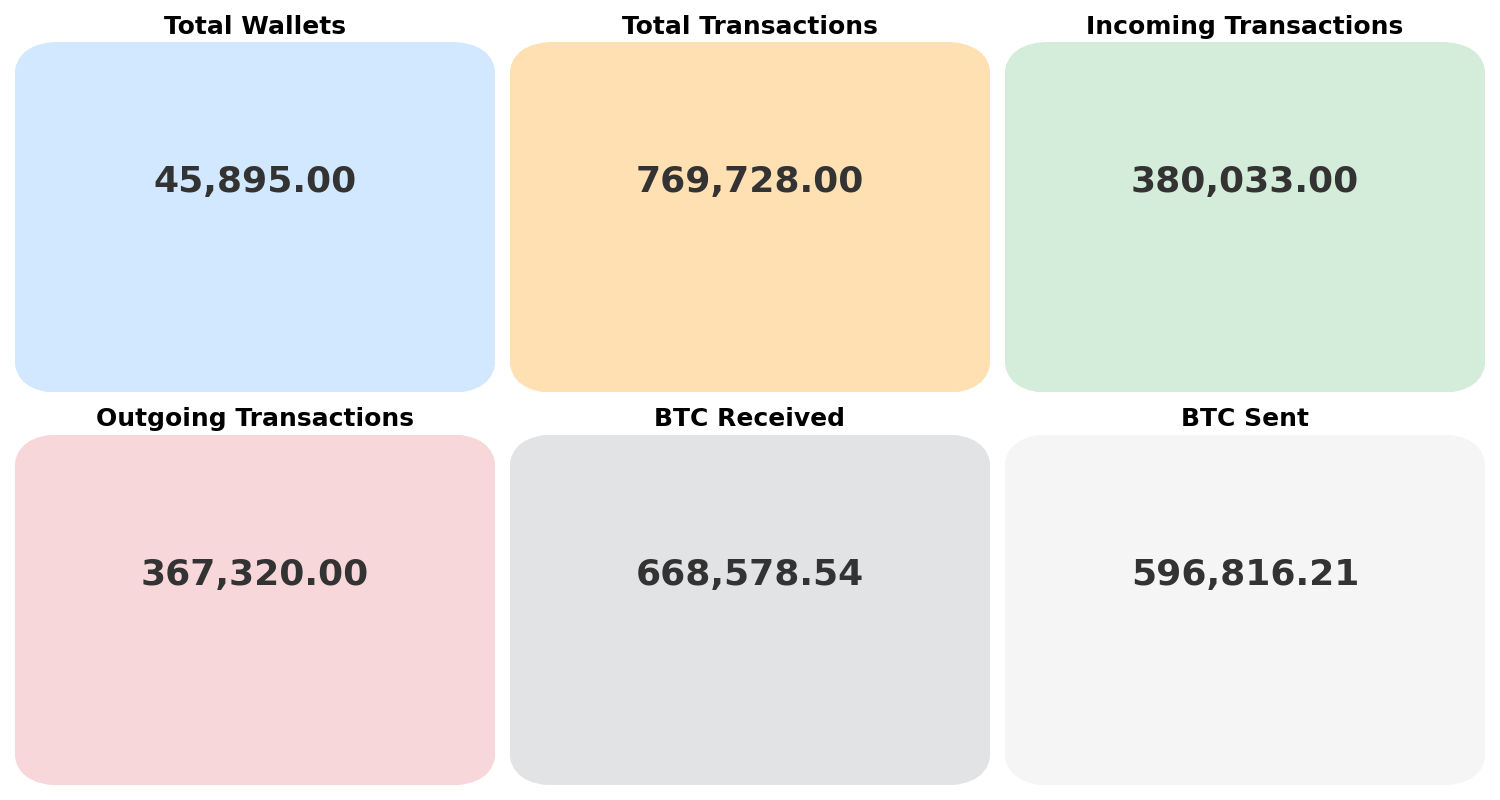

Source code (Python):
import json
import os
from decimal import Decimal
import matplotlib.pyplot as plt
from datetime import datetime
from matplotlib.patches import FancyBboxPatch

# Paths
wallets_folder = '../../data/bitcoin'
wallets_by_abuse_type_path = '../../data/wallets_by_abuse_type.json'

# Load the wallets by type and store them in sets to ensure no duplicates
all_wallets = set()
with open(wallets_by_abuse_type_path) as f:
    data = json.load(f)
    for abuse_type, wallets in data.items():
        all_wallets.update(wallets)

# Initialize counters for transactions
total_wallets = 0
total_transactions = 0
total_incoming_transactions = 0
total_outgoing_transactions = 0
total_received_btc = Decimal('0')
total_sent_btc = Decimal('0')

# Track progress
processed_wallets = 0

# Process each wallet
for wallet in all_wallets:
    wallet_file_path = os.path.join(wallets_folder, f"{wallet[:3]}/{wallet}.json")

    if os.path.exists(wallet_file_path):
        with open(wallet_file_path) as wf:
            try:
                wallet_data = json.load(wf)
            except json.JSONDecodeError:
                print(f"Error: Could not decode JSON for wallet {wallet}. Skipping...")
                continue

            # Skip wallets with extremely large total_received or n_tx values
            total_received = wallet_data.get('total_received', 0)
            n_tx = wallet_data.get('n_tx', 0)
            if (total_received > 10_000_000_000_000) or (n_tx > 100_000):
                continue

            # Count this wallet only if it's not skipped
            total_wallets += 1
            total_transactions += n_tx

            # Count incoming and outgoing transactions and BTC amounts
            for tx in wallet_data.get('txs', []):
                timestamp = tx.get('time')
                if not timestamp:
                    continue

                # Convert timestamp to year and exclude transactions before 2012
                transaction_year = datetime.utcfromtimestamp(timestamp).year
                if transaction_year < 2012:
                    continue

                # Process incoming transactions (outputs where this wallet is the recipient)
                for output in tx.get('out', []):
                    if 'addr' in output and output['addr'] == wallet:
                        total_incoming_transactions += 1
                        total_received_btc += Decimal(output.get('value', 0)) / Decimal('100000000')

                # Process outgoing transactions (inputs where this wallet is the sender)
                for input_tx in tx.get('inputs', []):
                    prev_out = input_tx.get('prev_out', {})
                    if 'addr' in prev_out and prev_out['addr'] == wallet:
                        total_outgoing_transactions += 1
                        total_sent_btc += Decimal(prev_out.get('value', 0)) / Decimal('100000000')

        processed_wallets += 1

        # Print progress after every 500 wallets processed
        if processed_wallets % 500 == 0 or processed_wallets == len(all_wallets):
            print(f"Processed {processed_wallets}/{len(all_wallets)} wallets...")

# Output the results
print("\nOverall Statistics:")
print(f"Total unique wallets: {total_wallets}")
print(f"Total transactions: {total_transactions}")
print(f"Total incoming transactions: {total_incoming_transactions}")
print(f"Total outgoing transactions: {total_outgoing_transactions}")
print(f"Total BTC received: {total_received_btc} BTC")
print(f"Total BTC sent: {total_sent_btc} BTC")

# Visualization
fig, axs = plt.subplots(2, 3, figsize=(15, 8))

# Data for visualization
metrics = {
    'Total Wallets': total_wallets,
    'Total Transactions': total_transactions,
    'Incoming Transactions': total_incoming_transactions,
    'Outgoing Transactions': total_outgoing_transactions,
    'BTC Received': float(total_received_btc),
    'BTC Sent': float(total_sent_btc)
}

# Define background colors for each metric
background_colors = ['#d1e8ff', '#ffe0b2', '#d4edda', '#f8d7da', '#e2e3e5', '#f5f5f5']

# Display each metric as large, centered text with distinct backgrounds
for ax, (label, value), color in zip(axs.flat, metrics.items(), background_colors):
    # Draw a colored rectangle as the background
    bbox = FancyBboxPatch((0.1, 0.1), 0.8, 0.8, boxstyle="round,pad=0.1", color=color, transform=ax.transAxes)
    ax.add_patch(bbox)

    # Add the text for the value
    ax.text(0.5, 0.6, f"{value:,.2f}", ha='center', va='center', fontsize=26, fontweight='bold', color='#333')
    ax.set_title(label, fontsize=18, fontweight='bold')
    ax.axis('off')  # Turn off the axis for a cleaner look

# Adjust layout for better readability
plt.tight_layout()
plt.show()
